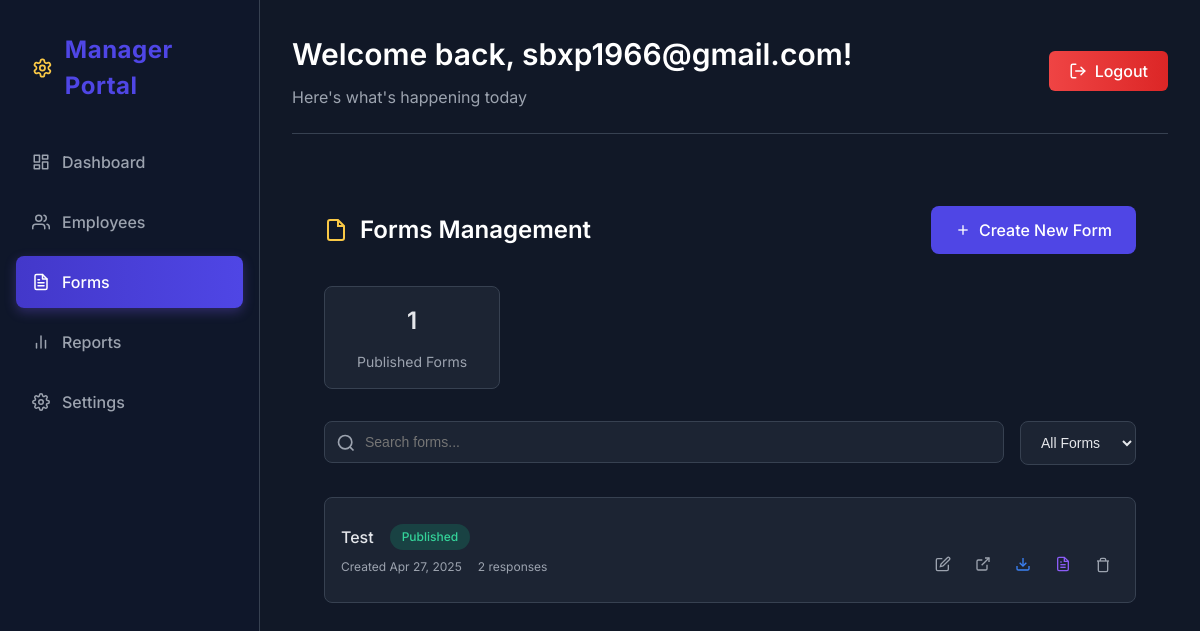
/manager/forms/ (signed in), run on the app's committed database.
### accounts/models.py (models this page shows, shortened)
class User(AbstractUser):
    ADMIN = 'admin'
    DISTRICT_EMPLOYEE = 'district_employee'
    BLOCK_EMPLOYEE = 'block_employee'
    ROLE_CHOICES = [
        (ADMIN, 'Admin'),
        (DISTRICT_EMPLOYEE, 'District Level Employee'),
        (BLOCK_EMPLOYEE, 'Block Level Employee'),
    ]
    username = None
    email = models.EmailField(_('email address'), unique=True)
    role = models.CharField(max_length=20, choices=ROLE_CHOICES, default=ADMIN)
    state = models.CharField(max_length=100, blank=True, null=True)
    district = models.CharField(max_length=100, blank=True, null=True)
    block = models.CharField(max_length=100, blank=True, null=True)
    id = models.AutoField(primary_key=True)
    phone_number = models.CharField(max_length=15, blank=True, null=True)
    USERNAME_FIELD = 'email'
    REQUIRED_FIELDS = []
    objects = CustomUserManager()

### form_builder/models.py (models this page shows, shortened)
class Form(models.Model):
    title = models.CharField(max_length=200)
    description = models.TextField(blank=True)
    slug = models.SlugField(unique=True, blank=True)
    fields = models.TextField(default='[]')
    is_published = models.BooleanField(default=False)
    created_at = models.DateTimeField(auto_now_add=True)
    updated_at = models.DateTimeField(auto_now=True)
    class Meta:
        ordering = ['-created_at']

### managerdashboard/views.py (the view)
# urls.py: path('forms/', views.forms_list, name='forms_list'),
@login_required
@manager_required
def forms_list(request):
    if request.user.is_superuser:
        forms = Form.objects.all()
    else:
        forms = Form.objects.filter(creator=request.user)
    published_count = forms.filter(is_published=True).count()
    context = {
        'forms': forms,
        'published_count': published_count,
    }
    return render(request, 'managerdashboard/forms_list.html', context)

### templates/managerdashboard/forms_list.html (shortened to what this page needs)
{% extends 'managerdashboard/base.html' %}
{% load static %}
{% block dashboard_content %}
<div class="forms-container">
    <div class="page-header">
        <h2>
            <svg xmlns="http://www.w3.org/2000/svg" width="24" height="24" viewBox="0 0 24 24" fill="none" stroke="currentColor" stroke-width="2">
                <path d="M14 2H6a2 2 0 0 0-2 2v16a2 2 0 0 0 2 2h12a2 2 0 0 0 2-2V8z"></path>
                <polyline points="14 2 14 8 20 8"></polyline>
            </svg>
            Forms Management
        </h2>
        <a href="{% url 'managerdashboard:create_form' %}" class="btn-create-form">
            <svg xmlns="http://www.w3.org/2000/svg" width="16" height="16" viewBox="0 0 24 24" fill="none" stroke="currentColor" stroke-width="2">
                <line x1="12" y1="5" x2="12" y2="19"></line>
                <line x1="5" y1="12" x2="19" y2="12"></line>
            </svg>
            Create New Form
        </a>
    </div>
    <div class="forms-stats">
        <div class="stat-pill">
            <span class="stat-value">{{ published_count }}</span>
            <span class="stat-label">Published Forms</span>
        </div>
    </div>
    <div class="forms-controls">
        <div class="search-box">
            <input type="text" id="formSearch" placeholder="Search forms...">
            <svg class="search-icon" xmlns="http://www.w3.org/2000/svg" width="20" height="20" viewBox="0 0 24 24" fill="none" stroke="currentColor" stroke-width="2">
                <circle cx="11" cy="11" r="8"></circle>
                <line x1="21" y1="21" x2="16.65" y2="16.65"></line>
            </svg>
        </div>
        <select id="statusFilter" class="status-filter">
            <option value="all">All Forms</option>
        </select>
    </div>
    <div class="forms-list">
        {% for form in forms %}
        <div class="form-item" data-status="{% if form.is_published %}published{% else %}draft{% endif %}">
            <div class="form-item-main">
                <div class="form-info">
                    <h3 class="form-title">{{ form.title }}</h3>
                    <span class="status-badge status-{% if form.is_published %}published{% else %}draft{% endif %}">
                        {% if form.is_published %}Published{% else %}Draft{% endif %}
                    </span>
                </div>
                <div class="form-meta">
                    <span class="meta-item">Created {{ form.created_at|date:"M d, Y" }}</span>
                    <span class="meta-item">{{ form.submissions.count }} responses</span>
                </div>
            </div>
            <div class="form-actions">
                <a href="{% url 'managerdashboard:edit_form' form.slug %}" class="action-btn" title="Edit">
                    <svg xmlns="http://www.w3.org/2000/svg" width="16" height="16" viewBox="0 0 24 24" fill="none" stroke="currentColor" stroke-width="2">
                        <path d="M11 4H4a2 2 0 0 0-2 2v14a2 2 0 0 0 2 2h14a2 2 0 0 0 2-2v-7"></path>
                        <path d="M18.5 2.5a2.121 2.121 0 0 1 3 3L12 15l-4 1 1-4 9.5-9.5z"></path>
                    </svg>
                </a>
                {% if form.is_published %}
                <a href="{% url 'form_builder:view_form' form.slug %}" target="_blank" class="action-btn" title="View Live">
                    <svg xmlns="http://www.w3.org/2000/svg" width="16" height="16" viewBox="0 0 24 24" fill="none" stroke="currentColor" stroke-width="2">
                        <path d="M18 13v6a2 2 0 0 1-2 2H5a2 2 0 0 1-2-2V8a2 2 0 0 1 2-2h6"></path>
                        <polyline points="15 3 21 3 21 9"></polyline>
                        <line x1="10" y1="14" x2="21" y2="3"></line>
                    </svg>
                </a>
                <a href="{% url 'managerdashboard:export_form_submissions' form.slug %}" class="action-btn export-btn" title="Export Submissions">
                    <svg xmlns="http://www.w3.org/2000/svg" width="16" height="16" viewBox="0 0 24 24" fill="none" stroke="currentColor" stroke-width="2">
                        <path d="M21 15v4a2 2 0 0 1-2 2H5a2 2 0 0 1-2-2v-4"></path>
                        <polyline points="7 10 12 15 17 10"></polyline>
                        <line x1="12" y1="15" x2="12" y2="3"></line>
                    </svg>
                </a>
                <a href="{% url 'managerdashboard:form_submissions' form.slug %}" class="action-btn submissions-btn" title="View Submissions">
                </a>
                {% endif %}
                <button class="action-btn" onclick="confirmDelete('{% url 'managerdashboard:delete_form' form.slug %}')" title="Delete">
                    <svg xmlns="http://www.w3.org/2000/svg" width="16" height="16" viewBox="0 0 24 24" fill="none" stroke="currentColor" stroke-width="2">
                        <polyline points="3 6 5 6 21 6"></polyline>
                        <path d="M19 6v14a2 2 0 0 1-2 2H7a2 2 0 0 1-2-2V6m3 0V4a2 2 0 0 1 2-2h4a2 2 0 0 1 2 2v2"></path>
                    </svg>
                </button>
            </div>
        </div>
        {% endfor %}
    </div>
</div>
{% endblock %}

### templates/managerdashboard/base.html (shortened to what this page needs)
{% extends 'base.html' %}
{% load static %}
{% block extra_css %}
<link rel="stylesheet" href="https://cdnjs.cloudflare.com/ajax/libs/font-awesome/6.0.0/css/all.min.css">
<link rel="stylesheet" href="{% static 'css/manager-dashboard.css' %}">
<link rel="stylesheet" href="{% static 'css/form-builder.css' %}">
{% endblock %}
{% block content %}
<div class="dashboard-container">
    <aside class="sidebar">
        <div class="sidebar-header">
            <h2>
                <span>Manager Portal</span>
            </h2>
        </div>
        <nav class="sidebar-nav">
            <ul>
                <li class="{% if request.resolver_match.url_name == 'manager_dashboard' %}active{% endif %}">
                    <a href="{% url 'managerdashboard:manager_dashboard' %}">
                        <span>Dashboard</span>
                    </a>
                </li>
                <li class="{% if request.resolver_match.url_name == 'employee_list' %}active{% endif %}">
                    <a href="{% url 'managerdashboard:employee_list' %}">
                        <span>Employees</span>
                    </a>
                </li>
                <li class="{% if request.resolver_match.url_name == 'forms_list' %}active{% endif %}">
                    <a href="{% url 'managerdashboard:forms_list' %}">
                        <span>Forms</span>
                    </a>
                </li>
                <li>
                    <a href="#">
                        <svg xmlns="http://www.w3.org/2000/svg" width="24" height="24" viewBox="0 0 24 24" fill="none" stroke="currentColor" stroke-width="2" stroke-linecap="round" stroke-linejoin="round">
                            <line x1="18" y1="20" x2="18" y2="10"></line>
                            <line x1="12" y1="20" x2="12" y2="4"></line>
                            <line x1="6" y1="20" x2="6" y2="14"></line>
                        </svg>
                        <span>Reports</span>
                    </a>
                </li>
                <li>
                    <a href="#">
                        <span>Settings</span>
                    </a>
                </li>
            </ul>
        </nav>
    </aside>
    <main class="main-content main-with-sidebar">
        <header class="top-bar">
            <div class="welcome-text">
                <h1>Welcome back, {{ user.get_full_name|default:user.email }}!</h1>
                <p>Here's what's happening today</p>
            </div>
            <div class="user-menu">
                <a href="{% url 'logout' %}" class="logout-btn">
                    Logout
                </a>
            </div>
        </header>
        {% block dashboard_content %}{% endblock %}
    </main>
</div>
{% endblock %}

### static/css/manager-dashboard.css (style rules this page uses)
:root { --primary-color: #4f46e5; --primary-dark: #4338ca; --text-primary: #ffffff; --text-secondary: #9ca3af; --background-lighter: #1f2937; --border-color: #374151; --card-background: #1f2937; --primary-light: #B192FC; --accent-color: #F9C846; --accent-light: #FFDE85; --background-dark: #111827; --background-darker: #0F172A; --success-color: #10B981; --danger-color: #EF4444; --warning-color: #F59E0B; --info-color: #3B82F6; --sidebar-width: 260px; }
* { margin: 0; padding: 0; box-sizing: border-box; }
body { font-family: 'Inter', sans-serif; background-color: var(--background-dark); color: var(--text-primary); }
.dashboard-container { display: flex; min-height: 100vh; }
.sidebar { width: var(--sidebar-width); background-color: var(--background-darker); padding: 2rem 1rem; border-right: 1px solid var(--border-color); position: fixed; height: 100vh; overflow-y: auto; }
.main-with-sidebar { margin-left: var(--sidebar-width); width: calc(100% - var(--sidebar-width)); }
.sidebar-header h2 { color: var(--primary-color); font-size: 1.5rem; margin-bottom: 2rem; padding: 0 1rem; letter-spacing: 0.5px; display: flex; align-items: center; gap: 0.75rem; }
.sidebar-header h2 svg { color: var(--accent-color); }
.sidebar-nav ul { list-style: none; }
.sidebar-nav li { margin-bottom: 0.5rem; }
.sidebar-nav a { display: flex; align-items: center; gap: 0.75rem; padding: 0.875rem 1rem; color: var(--text-secondary); text-decoration: none; border-radius: 0.5rem; transition: all 0.2s; font-weight: 500; }
.sidebar-nav li.active a { background: linear-gradient(90deg, var(--primary-dark), var(--primary-color)); color: white; box-shadow: 0 4px 12px rgba(123, 90, 245, 0.3); }
.sidebar-nav a svg { width: 18px; height: 18px; }
.main-content { flex: 1; padding: 2rem; overflow-x: hidden; }
.top-bar { display: flex; justify-content: space-between; align-items: center; margin-bottom: 2.5rem; padding-bottom: 1.5rem; border-bottom: 1px solid var(--border-color); }
.welcome-text h1 { font-size: 1.875rem; color: var(--text-primary); margin-bottom: 0.5rem; font-weight: 600; }
.welcome-text p { color: var(--text-secondary); }
.user-menu { display: flex; align-items: center; gap: 1rem; }
.logout-btn { padding: 0.5rem 1.25rem; background: linear-gradient(90deg, #EF4444, #DC2626); color: white; border-radius: 0.375rem; text-decoration: none; transition: all 0.2s; font-weight: 500; display: flex; align-items: center; gap: 0.5rem; }
.page-header { display: flex; justify-content: space-between; align-items: center; margin-bottom: 2rem; }
.page-header h2 { font-size: 1.5rem; color: var(--text-primary); margin: 0; font-weight: 600; display: flex; align-items: center; gap: 0.75rem; }
.page-header h2 svg { color: var(--accent-color); }
.search-icon { position: absolute; left: 1rem; top: 50%; transform: translateY(-50%); color: var(--text-secondary); }
.form-actions { display: flex; gap: 1.25rem; justify-content: flex-end; margin-top: 2rem; }
.forms-stats { display: flex; gap: 1rem; margin-bottom: 1.5rem; }
.stat-pill { background: linear-gradient(145deg, var(--card-background), var(--background-lighter)); padding: 0.75rem 1.25rem; border-radius: 2rem; display: flex; align-items: center; gap: 0.75rem; border: 1px solid var(--border-color); }
.status-badge { padding: 0.375rem 0.75rem; border-radius: 1rem; font-size: 0.75rem; font-weight: 500; }
.status-published { background-color: rgba(16, 185, 129, 0.15); color: #6EE7B7; }
.form-title { font-weight: 500; color: var(--text-primary); margin-bottom: 0.25rem; }
.form-actions { display: flex; gap: 1rem; }

### static/css/form-builder.css (style rules this page uses)
.form-actions { display: flex; gap: 1rem; }

### templates/base.html (style rules this page uses)
* { margin: 0; padding: 0; box-sizing: border-box; }
body { font-family: -apple-system, BlinkMacSystemFont, "Segoe UI", Roboto, "Helvetica Neue", Arial, sans-serif; line-height: 1.5; background: #111827; color: #E5E7EB; min-height: 100vh; }

### data on the page
User: get_full_name "sbxp1966@gmail.com"
Form: title "Test", is_published "Published", created_at "Apr 27, 2025", submissions.count "2"

### other printed values
{{ published_count }} "1"
